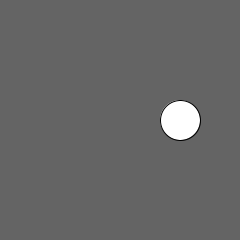
Frame 1 (no input)
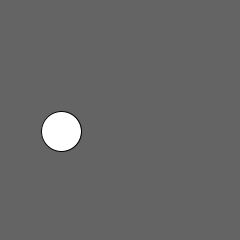
Frame 60 (the mouse pressed at the canvas centre just before this capture)
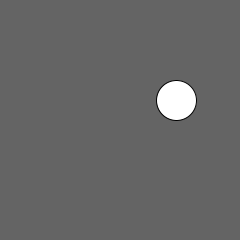
Frame 120 (the mouse held since frame 60 and released just before this capture)

The Processing sketch that drew these frames (run headless with seeded random() and noise(); from frame 60 on, the mouse is pressed at the canvas centre):

// Processing sketch: r5_circularMotion
// ── r5_circularMotion.pde
float angle = 0.0;
float scalar = 60;
float speed = 0.05;

void setup() {
  size(240, 240);
  smooth();
}
void draw() {
  background(100);
  float x = width/2 + cos(angle) * scalar;
  float y = height/2 + sin(angle) * scalar;
  ellipse( x, y, 40, 40);
  angle += speed;
}
